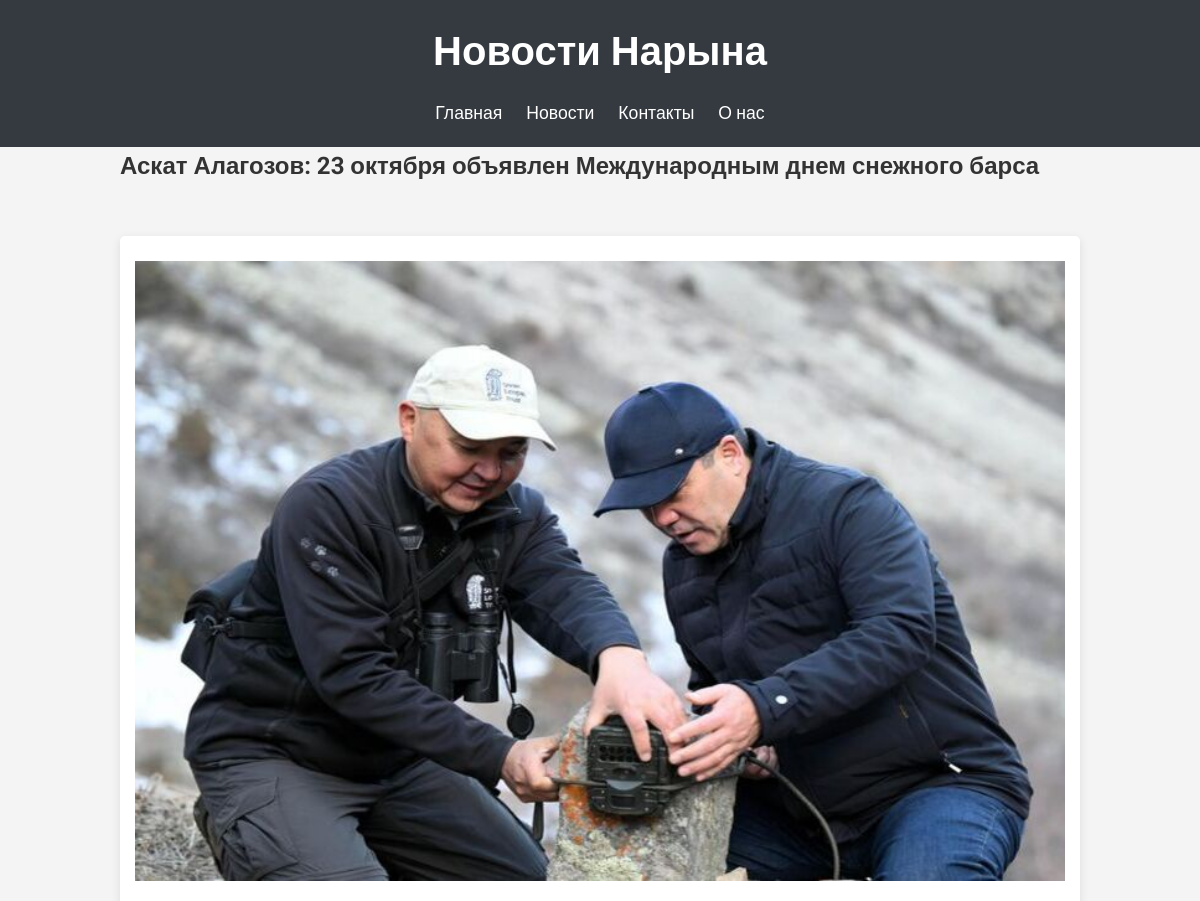
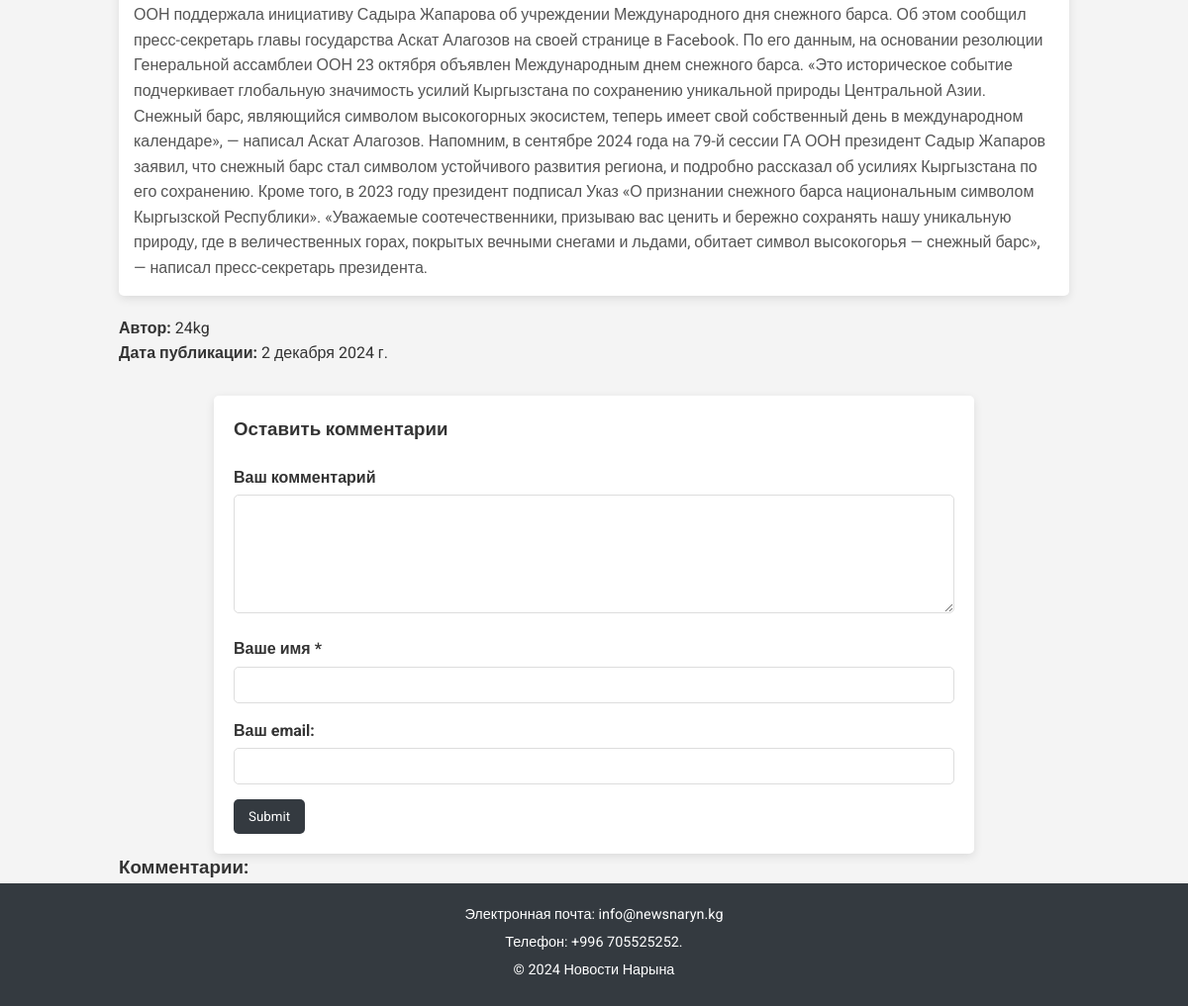
Page /4/ on the committed database (2 pictures, top to bottom).
### blog/models.py (models this page shows, shortened)
class News(models.Model):
    title = models.CharField('Заголовок записи', max_length=250)
    annotation = models.TextField('Аннотация')
    description = models.TextField('Текст записи')
    author = models.CharField('Автор', max_length=100)
    date = models.DateField('Дата публикации')
    img = models.ImageField('Изображение', upload_to='image/%Y', blank=True, null=True)
    video = models.FileField('Видео', upload_to='video/%Y', blank=True, null=True)
    class Meta:
        verbose_name = 'Запись'
        verbose_name_plural = 'Записи'

### blog/views.py (the view)
# urls.py: path('<int:pk>/', views.Post_DetailView.as_view()),
class Post_DetailView(View):
    def get(self, request, pk):
        posts = News.objects.get(id=pk)
        return render(request, 'blog/post_detail.html', {'post': posts})

### templates/blog/post_detail.html (shortened to what this page needs)
{% load static %}
<!DOCTYPE html>
<html lang="ru">
<head>
    <link rel="stylesheet" href="{% static 'blog/css/style2.css' %}">
</head>
<body>
    <header>
        <h1>Новости Нарына</h1>
        <nav>
            <a href="/">Главная</a>
            <a href="#news">Новости</a>
            <a href="#contacts">Контакты</a>
            <a href="#about">О нас</a>
        </nav>
    </header>
    <div class="container">
        <h2>{{ post.title }}</h2>
        <section id="news" class="section">
            <div id="news-container">
                <div class="news-card" onclick="openModal('modal1')">
                    <img src="{{ post.img.url }}" alt="" width="60%">
                    <p>{{ post.description }}</p>
                </div>
                <div class="-container">
                    <b>Автор:</b> {{ post.author}} <br>
                    <b>Дата публикации:</b> {{ post.date }} <br>
                </div>
            </div>
        </section>
        <section>
            <div class="container">
                <div class="form-comment">
                    <h3>Оставить комментарии</h3>
                    <div>
                        <form action="{% url 'add_comments' post.id %}" method="post">
                            <div>
                                <label>Ваш комментарий</label>
                                <textarea name="text_comment"></textarea>
                            </div>
                            <div>
                                <label>Ваше имя *</label>
                                <input type="text" name="name">
                            </div>
                            <div>
                                <label>Ваш email:</label>
                                <input type="email" name="email">
                            </div>
                            <div>
                                 <input type="submit">
                            </div>
                        </form>
                    </div>
                </div>
            </div>
        </section>
        <section>
            <div>
                <h3>Комментарии:</h3>
            </div>
        </section>
    </div>
    <footer>
        <p>Электронная почта: info@newsnaryn.kg</p>
        <p>Телефон: +996 705525252.</p>
        <p>&copy; 2024 Новости Нарына</p>
    </footer>
</body>
</html>

### static/blog/css/style2.css (style rules this page uses)
* { margin: 0; padding: 0; box-sizing: border-box; font-family: 'Roboto', sans-serif; }
body { background-color: #f4f4f4; color: #333; line-height: 1.6; }
header { background: #343a40; color: white; padding: 20px; text-align: center; }
header h1 { margin-bottom: 15px; font-size: 2.5em; }
nav { margin-top: 10px; }
nav a { color: #fff; text-decoration: none; margin: 0 10px; font-size: 1.1em; }
.container { width: 80%; margin: 0 auto; }
.news-card { background: white; padding: 15px; margin-bottom: 20px; border-radius: 5px; cursor: pointer; box-shadow: 0 3px 10px rgba(0, 0, 0, 0.1); transition: transform 0.2s; }
.news-card img { width: 100%; height: auto; margin-top: 10px; }
.news-card p { margin-top: 15px; color: #555; }
.section { margin-top: 50px; }
.form-comment { background: #fff; padding: 20px; margin-top: 30px; border-radius: 5px; box-shadow: 0 3px 10px rgba(0, 0, 0, 0.1); }
.form-comment h3 { margin-bottom: 20px; }
.form-comment label { display: block; font-weight: bold; margin-bottom: 5px; }
.form-comment textarea, .form-comment input[type="text"], .form-comment input[type="email"] { width: 100%; padding: 10px; margin-bottom: 15px; border: 1px solid #ddd; border-radius: 5px; }
.form-comment textarea { resize: vertical; height: 120px; }
.form-comment input[type="submit"] { background-color: #343a40; color: white; padding: 10px 15px; border: none; border-radius: 5px; cursor: pointer; }
footer { background-color: #343a40; color: white; text-align: center; padding: 20px 0; font-size: 0.9em; }
footer p { margin-bottom: 5px; }

### rows in the picture
News: title "Аскат Алагозов: 23 октября объявлен Международным днем снежного барса", img (picture), description "ООН поддержала инициативу Садыра Жапарова об учреждении Международного дня снежного барса. Об этом сообщил пресс-секретарь главы государства Аскат Алагозов на своей странице в Facebook. По его данным, на основании резолюции Генеральной ассамблеи ООН 23 октября объявлен Международным днем снежного барса. «Это историческое событие подчеркивает глобальную значимость усилий Кыргызстана по сохранению уникальной природы Центральной Азии. Снежный барс, являющийся символом высокогорных экосистем, теперь имеет свой собственный день в международном календаре», — написал Аскат Алагозов. Напомним, в сентябре 2024 года на 79-й сессии ГА ООН президент Садыр Жапаров заявил, что снежный барс стал символом…", author "24kg", date "2 декабря 2024 г."
